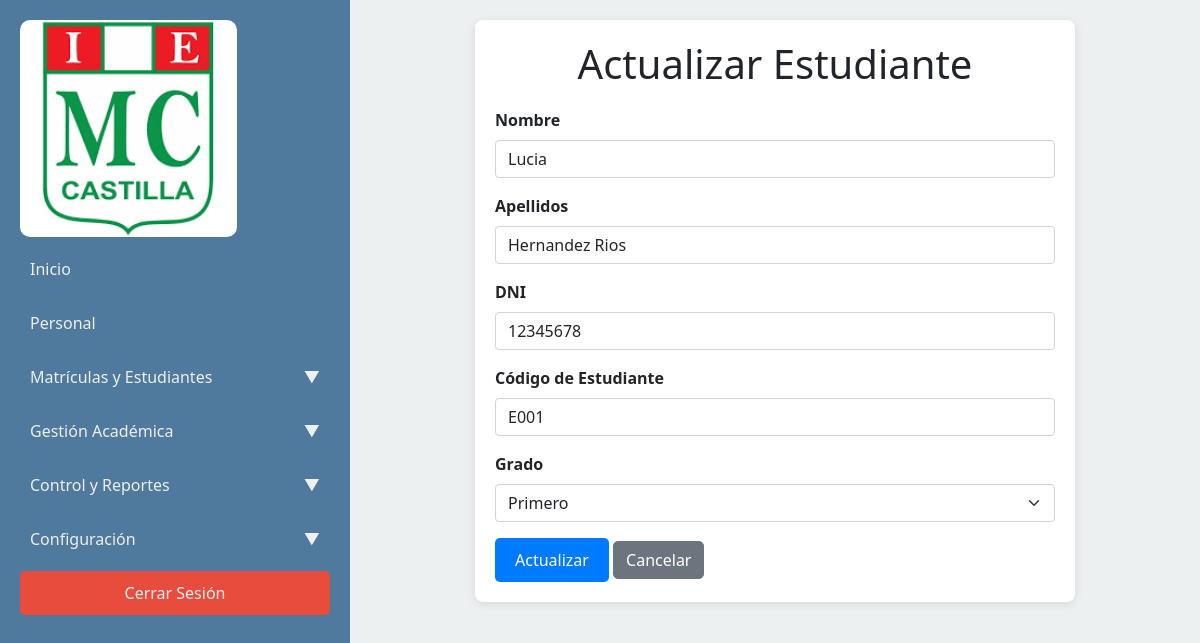
The app's page /app/vista/update_estudiante.php?id=1 (signed in) with its own data.
### tables this page shows
CREATE TABLE Estudiante (
    idEstudiante INT AUTO_INCREMENT PRIMARY KEY,
    Nombre VARCHAR(75) NOT NULL,
    Apellidos VARCHAR(75) NOT NULL,
    DNI VARCHAR(8) NOT NULL UNIQUE,
    Codigo_Est VARCHAR(20) NOT NULL UNIQUE,
    idGrado INT NOT NULL,
    FOREIGN KEY (idGrado) REFERENCES Grado(idGrado)
);

CREATE TABLE Grado (
    idGrado INT AUTO_INCREMENT PRIMARY KEY,
    Nombre_Grado VARCHAR(45) NOT NULL,
    Seccion VARCHAR(10) NOT NULL,
    Tutor VARCHAR(75),
    idInstitucion INT NOT NULL,
    FOREIGN KEY (idInstitucion) REFERENCES Institucion(idInstitucion)
);

### app/modelo/Database.php (called while the page is built, shortened)
<?php
class Database
{
    private $host = 'localhost';
    private $usuario = 'root';
    private $clave = '';
    private $base_datos = 'bd_colegio_mc';
    private $conexion;
    public function getConnection()
    {
        if (!$this->conexion) {
            $this->conexion = new mysqli($this->host, $this->usuario, $this->clave, $this->base_datos);
        }
        return $this->conexion;
    }
}
?>

### app/controlador/EstudianteController.php (called while the page is built, shortened)
<?php
require_once '../modelo/EstudianteModel.php';
class EstudianteController
{
    private $model;
    public function __construct()
    {
        $this->model = new EstudianteModel();
    }
    public function readById($idEstudiante)
    {
        return $this->model->readById($idEstudiante);
    }
    public function getGrados()
    {
        return $this->model->getGrados();
    }
}
?>

### app/modelo/EstudianteModel.php (called while the page is built, shortened)
<?php
require_once 'Database.php';
class EstudianteModel
{
    private $db;
    public function __construct()
    {
        $this->db = (new Database())->getConnection();
    }
    public function readById($idEstudiante)
    {
        $stmt = $this->db->prepare("SELECT * FROM Estudiante WHERE idEstudiante=?");
        $stmt->bind_param("i", $idEstudiante);
        $stmt->execute();
        return $stmt->get_result()->fetch_assoc();
    }
    public function getGrados()
{
    $result = $this->db->query("SELECT idGrado, Nombre_Grado, Seccion, Tutor FROM Grado");
    return $result->fetch_all(MYSQLI_ASSOC);
}
}
?>

### app/vista/update_estudiante.php (the view, shortened to what this page needs)
<?php
require_once '../controlador/EstudianteController.php';
$controller = new EstudianteController();
if (isset($_GET['id']) && is_numeric($_GET['id'])) {
    $id = $_GET['id'];
    try {
        $estudiante = $controller->readById($id);
    } catch (Exception $e) {
        $_SESSION['error'] = $e->getMessage();
        header('Location: listarEstudiantes.php');
        exit();
    }
} else {
    header('Location: listarEstudiantes.php');
    exit();
}
$grados = $controller->getGrados();
?>
<!DOCTYPE html>
<html lang="es">
<head>
  <link rel="stylesheet" href="../../public/css/styles_inicio.css">
  <link rel="stylesheet" href="../../public/css/bootstrap.min.css">
  <link rel="stylesheet" href="../../public/css/styles_update.css">
</head>
<body>
  <div class="update-container">
    <h1>Actualizar Estudiante</h1>
    <form id="updateForm" method="post" action="">
      <div class="mb-3">
        <label for="nombre" class="form-label">Nombre</label>
        <input type="text" class="form-control" id="nombre" name="nombre" value="<?php echo htmlspecialchars($estudiante['Nombre']); ?>" required>
      </div>
      <div class="mb-3">
        <label for="apellidos" class="form-label">Apellidos</label>
        <input type="text" class="form-control" id="apellidos" name="apellidos" value="<?php echo htmlspecialchars($estudiante['Apellidos']); ?>" required>
      </div>
      <div class="mb-3">
        <label for="dni" class="form-label">DNI</label>
        <input type="text" class="form-control" id="dni" name="dni" value="<?php echo htmlspecialchars($estudiante['DNI']); ?>" maxlength="8" required>
      </div>
      <div class="mb-3">
        <label for="codigo_est" class="form-label">Código de Estudiante</label>
        <input type="text" class="form-control" id="codigo_est" name="codigo_est" value="<?php echo htmlspecialchars($estudiante['Codigo_Est']); ?>" required>
      </div>
      <div class="mb-3">
        <label for="idGrado" class="form-label">Grado</label>
        <select class="form-select" id="idGrado" name="idGrado" required>
          <?php foreach ($grados as $grado): ?>
            <option value="<?php echo $grado['idGrado']; ?>" <?php echo ($grado['idGrado'] == $estudiante['idGrado']) ? 'selected' : ''; ?>>
              <?php echo $grado['Nombre_Grado']; ?>
            </option>
          <?php endforeach; ?>
        </select>
      </div>
      <button type="submit" class="btn btn-primary">Actualizar</button>
      <a href="listarEstudiantes.php" class="btn btn-secondary">Cancelar</a>
    </form>
  </div>
</body>
</html>
<?php
include 'base.php';
?>

### public/css/styles_inicio.css (style rules this page uses)
body { font-family: Arial, sans-serif; margin: 0; padding: 0; display: flex; block-size: 100vh; overflow: hidden; background-color: #f4f4f4; }

### public/css/styles_update.css (style rules this page uses)
body { background-color: #f8f9fa; }
.update-container { max-inline-size: 600px; margin: auto; padding: 20px; background-color: white; border-radius: 8px; box-shadow: 0 2px 10px rgba(0,0,0,0.1); }
h1 { text-align: center; margin-block-end: 20px; }
.btn-primary { background-color: #007bff; color: white; border: none; padding: 10px 20px; border-radius: 5px; cursor: pointer; transition: background-color 0.3s ease; }
.btn-secondary { background-color: #6c757d; color: white; border-radius: 5px; }
.form-label { font-weight: bold; }
.mb-3 { margin-block-end: 15px; }

### records on screen
estudiante: nombre "Lucia", apellidos "Hernandez Rios", dni "12345678", codigo_est "E001", idGrado "Primero"
